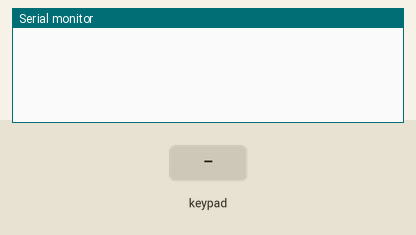
This sketch was run on a simulated Arduino Uno, built with avr-gcc and run on an emulated ATmega328P. Parts: the last lines printed to the serial monitor. The test bench sets the inputs (shaded band).

Above: at 1.2 s.
1.3 s: key '1' pressed
At 2.3 s:
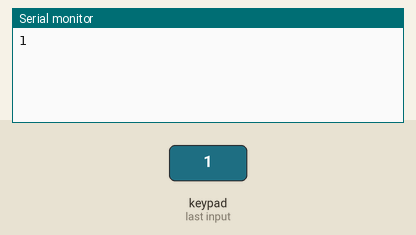
2.8 s: keypad keys 1 3 1 2 1 1 1 0 # pressed 0.4 s apart
At 6.9 s:
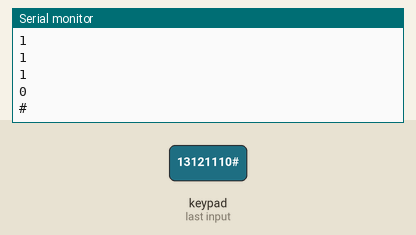
7.9 s: key 'A' pressed
At 8.3 s:
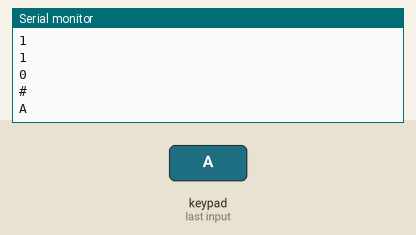
9.4 s: keypad keys 1 3 1 2 1 1 1 0 * pressed 0.4 s apart
At 13.0 s:
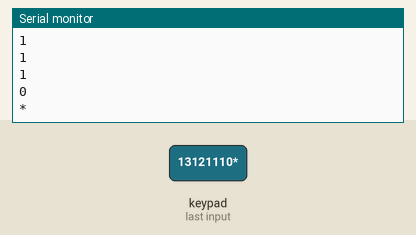
14.5 s: key 'B' pressed
At 15.7 s:
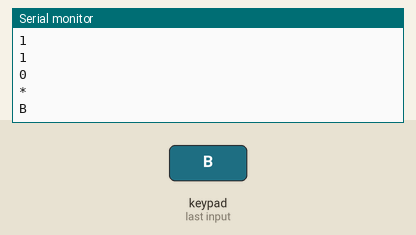
16.0 s: keypad keys 1 3 1 2 1 1 1 0 D pressed 0.4 s apart
At 20.7 s:
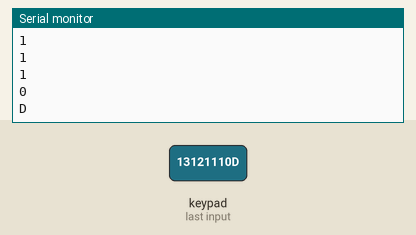
Timing chart, 0 to 22.1 s (numbered marks = the images above; inputs shaded):
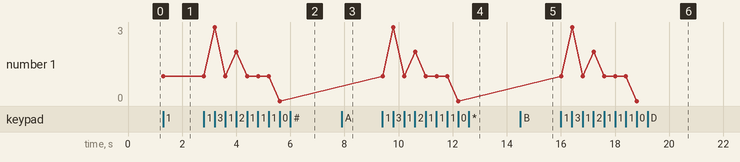

Measured:
- after the input at 1.3 s, the serial monitor: prints a new line at once (image 1)
- after the input at 2.8 s, the serial monitor: prints a new line after 0.41 s (image 2)
- after the input at 7.9 s, the serial monitor: prints a new line at once (image 3)
- after the input at 9.4 s, the serial monitor: prints a new line at once (image 4)
- after the input at 14.5 s, the serial monitor: prints a new line at once (image 5)
- after the input at 16.0 s, the serial monitor: prints a new line at once (image 6)
- plotted number 1: 1 → 0 after the input at 2.8 s

The sketch:

KeyPad.ino
```cpp
#include <Keypad.h>
const byte row = 4, col = 4;
char key;

// Keypad map
char suit[ row ][ col ] = {
     {'1','2','3','A'},
     {'4','5','6','B'},
     {'7','8','9','C'},
     {'*','0','#','D'},
     };

byte row_pins[] = { 13, 12, 11, 10 };
byte col_pins[] = { 9, 8, 7, 6 };

Keypad key_map = Keypad( makeKeymap( suit ), row_pins, col_pins, row, col );

void setup(){
    Serial.begin(9600);
}

void loop(){

    key = key_map.getKey( );
    if( key )
        Serial.println( key );


}
```
